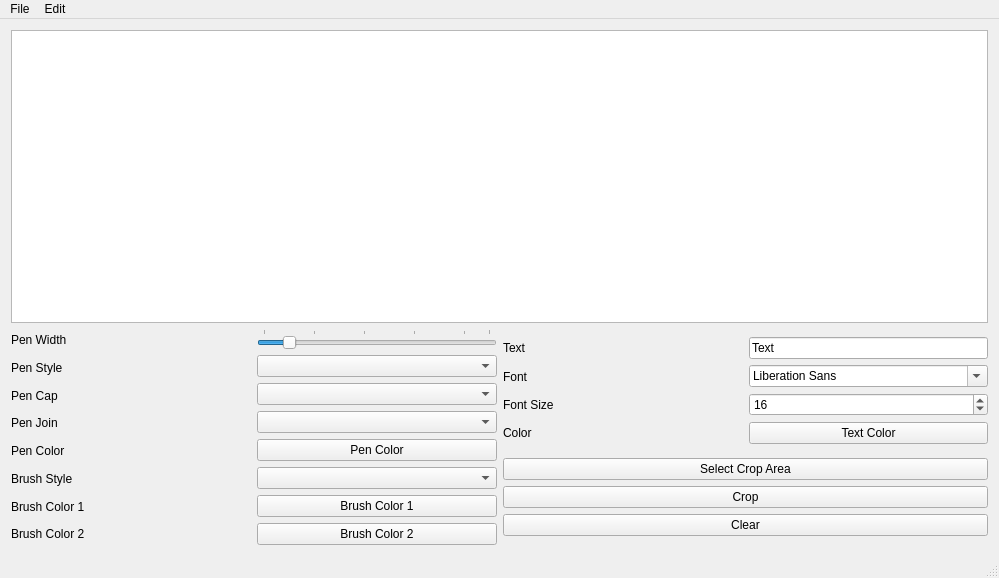
<?xml version="1.0" encoding="UTF-8"?>
<ui version="4.0">
 <class>MainWindow</class>
 <widget class="QMainWindow" name="MainWindow">
  <property name="geometry">
   <rect>
    <x>0</x>
    <y>0</y>
    <width>999</width>
    <height>578</height>
   </rect>
  </property>
  <property name="windowTitle">
   <string>MainWindow</string>
  </property>
  <widget class="QWidget" name="centralwidget">
   <layout class="QVBoxLayout" name="verticalLayout">
    <item>
     <widget class="QGraphicsView" name="graphicsView"/>
    </item>
    <item>
     <layout class="QHBoxLayout" name="horizontalLayout">
      <item>
       <layout class="QHBoxLayout" name="horizontalLayoutPenSettings">
        <item>
         <layout class="QVBoxLayout" name="verticalLayoutPenLabels">
          <item>
           <widget class="QLabel" name="labelPenWidth">
            <property name="text">
             <string>Pen Width</string>
            </property>
           </widget>
          </item>
          <item>
           <widget class="QLabel" name="labelPenStyle">
            <property name="text">
             <string>Pen Style</string>
            </property>
            <property name="buddy">
             <cstring>comboBoxPenStyle</cstring>
            </property>
           </widget>
          </item>
          <item>
           <widget class="QLabel" name="labelPenCap">
            <property name="text">
             <string>Pen Cap</string>
            </property>
           </widget>
          </item>
          <item>
           <widget class="QLabel" name="labelPenJoin">
            <property name="text">
             <string>Pen Join</string>
            </property>
           </widget>
          </item>
          <item>
           <widget class="QLabel" name="labelPenColor">
            <property name="text">
             <string>Pen Color</string>
            </property>
           </widget>
          </item>
          <item>
           <widget class="QLabel" name="labelBrushStyle">
            <property name="text">
             <string>Brush Style</string>
            </property>
           </widget>
          </item>
          <item>
           <widget class="QLabel" name="labelBrushColor1">
            <property name="text">
             <string>Brush Color 1</string>
            </property>
           </widget>
          </item>
          <item>
           <widget class="QLabel" name="labelBrushColor2">
            <property name="text">
             <string>Brush Color 2</string>
            </property>
           </widget>
          </item>
         </layout>
        </item>
        <item>
         <layout class="QVBoxLayout" name="verticalLayoutPenSettings">
          <item>
           <widget class="QSlider" name="horizontalSliderPenWidth">
            <property name="sizePolicy">
             <sizepolicy hsizetype="Preferred" vsizetype="Fixed">
              <horstretch>0</horstretch>
              <verstretch>0</verstretch>
             </sizepolicy>
            </property>
            <property name="minimum">
             <number>1</number>
            </property>
            <property name="maximum">
             <number>10</number>
            </property>
            <property name="value">
             <number>2</number>
            </property>
            <property name="orientation">
             <enum>Qt::Orientation::Horizontal</enum>
            </property>
            <property name="tickPosition">
             <enum>QSlider::TickPosition::TicksAbove</enum>
            </property>
            <property name="tickInterval">
             <number>2</number>
            </property>
           </widget>
          </item>
          <item>
           <widget class="QComboBox" name="comboBoxPenStyle"/>
          </item>
          <item>
           <widget class="QComboBox" name="comboBoxPenCap"/>
          </item>
          <item>
           <widget class="QComboBox" name="comboBoxPenJoin"/>
          </item>
          <item>
           <widget class="QPushButton" name="pushButtonPenColor">
            <property name="text">
             <string>Pen Color</string>
            </property>
           </widget>
          </item>
          <item>
           <widget class="QComboBox" name="comboBoxBrushStyle"/>
          </item>
          <item>
           <widget class="QPushButton" name="pushButtonBrushColor1">
            <property name="autoFillBackground">
             <bool>false</bool>
            </property>
            <property name="styleSheet">
             <string notr="true"/>
            </property>
            <property name="text">
             <string>Brush Color 1</string>
            </property>
           </widget>
          </item>
          <item>
           <widget class="QPushButton" name="pushButtonBrushColor2">
            <property name="text">
             <string>Brush Color 2</string>
            </property>
           </widget>
          </item>
         </layout>
        </item>
       </layout>
      </item>
      <item>
       <layout class="QVBoxLayout" name="verticalLayout_3">
        <item>
         <layout class="QHBoxLayout" name="horizontalLayoutTextSettings">
          <item>
           <layout class="QVBoxLayout" name="verticalLayoutTextLabels">
            <item>
             <widget class="QLabel" name="labelText">
              <property name="text">
               <string>Text</string>
              </property>
             </widget>
            </item>
            <item>
             <widget class="QLabel" name="labelFont">
              <property name="text">
               <string>Font</string>
              </property>
             </widget>
            </item>
            <item>
             <widget class="QLabel" name="labelFontSize">
              <property name="text">
               <string>Font Size</string>
              </property>
             </widget>
            </item>
            <item>
             <widget class="QLabel" name="labelColor">
              <property name="text">
               <string>Color</string>
              </property>
             </widget>
            </item>
           </layout>
          </item>
          <item>
           <layout class="QVBoxLayout" name="verticalLayoutTextSettings">
            <item>
             <widget class="QLineEdit" name="lineEditText">
              <property name="sizePolicy">
               <sizepolicy hsizetype="Preferred" vsizetype="Fixed">
                <horstretch>0</horstretch>
                <verstretch>0</verstretch>
               </sizepolicy>
              </property>
              <property name="text">
               <string>Text</string>
              </property>
             </widget>
            </item>
            <item>
             <widget class="QFontComboBox" name="fontComboBoxFont"/>
            </item>
            <item>
             <widget class="QSpinBox" name="spinBoxFontSize">
              <property name="value">
               <number>16</number>
              </property>
             </widget>
            </item>
            <item>
             <widget class="QPushButton" name="pushButtonTextColor">
              <property name="text">
               <string>Text Color</string>
              </property>
             </widget>
            </item>
           </layout>
          </item>
         </layout>
        </item>
        <item>
         <layout class="QVBoxLayout" name="verticalLayout_2">
          <property name="sizeConstraint">
           <enum>QLayout::SizeConstraint::SetDefaultConstraint</enum>
          </property>
          <property name="leftMargin">
           <number>0</number>
          </property>
          <property name="topMargin">
           <number>0</number>
          </property>
          <property name="rightMargin">
           <number>0</number>
          </property>
          <property name="bottomMargin">
           <number>0</number>
          </property>
          <item>
           <widget class="QPushButton" name="pushButtonCropSelect">
            <property name="text">
             <string>Select Crop Area</string>
            </property>
           </widget>
          </item>
          <item>
           <widget class="QPushButton" name="pushButtonCrop">
            <property name="text">
             <string>Crop</string>
            </property>
           </widget>
          </item>
          <item>
           <widget class="QPushButton" name="clearButton">
            <property name="text">
             <string>Clear</string>
            </property>
           </widget>
          </item>
         </layout>
        </item>
       </layout>
      </item>
     </layout>
    </item>
   </layout>
  </widget>
  <widget class="QMenuBar" name="menubar">
   <property name="geometry">
    <rect>
     <x>0</x>
     <y>0</y>
     <width>999</width>
     <height>22</height>
    </rect>
   </property>
   <widget class="QMenu" name="menuFile">
    <property name="title">
     <string>File</string>
    </property>
    <addaction name="actionOpen"/>
    <addaction name="actionSave"/>
    <addaction name="actionExit"/>
   </widget>
   <widget class="QMenu" name="menuEdit">
    <property name="title">
     <string>Edit</string>
    </property>
    <addaction name="actionAdd_Rectangle"/>
    <addaction name="actionAdd_Ellipse"/>
    <addaction name="actionAdd_Triangle"/>
    <addaction name="actionAdd_Text"/>
    <addaction name="separator"/>
    <addaction name="actionClear"/>
   </widget>
   <addaction name="menuFile"/>
   <addaction name="menuEdit"/>
  </widget>
  <widget class="QStatusBar" name="statusbar"/>
  <action name="actionOpen">
   <property name="text">
    <string>Open</string>
   </property>
  </action>
  <action name="actionSave">
   <property name="text">
    <string>Save</string>
   </property>
  </action>
  <action name="actionExit">
   <property name="text">
    <string>Exit</string>
   </property>
  </action>
  <action name="actionAdd_Rectangle">
   <property name="text">
    <string>Add Rectangle</string>
   </property>
  </action>
  <action name="actionAdd_Ellipse">
   <property name="text">
    <string>Add Ellipse</string>
   </property>
  </action>
  <action name="actionAdd_Triangle">
   <property name="text">
    <string>Add Triangle</string>
   </property>
  </action>
  <action name="actionAdd_Text">
   <property name="text">
    <string>Add Text</string>
   </property>
  </action>
  <action name="actionClear">
   <property name="text">
    <string>Clear</string>
   </property>
  </action>
 </widget>
 <layoutdefault spacing="6" margin="11"/>
 <resources/>
 <connections/>
</ui>
